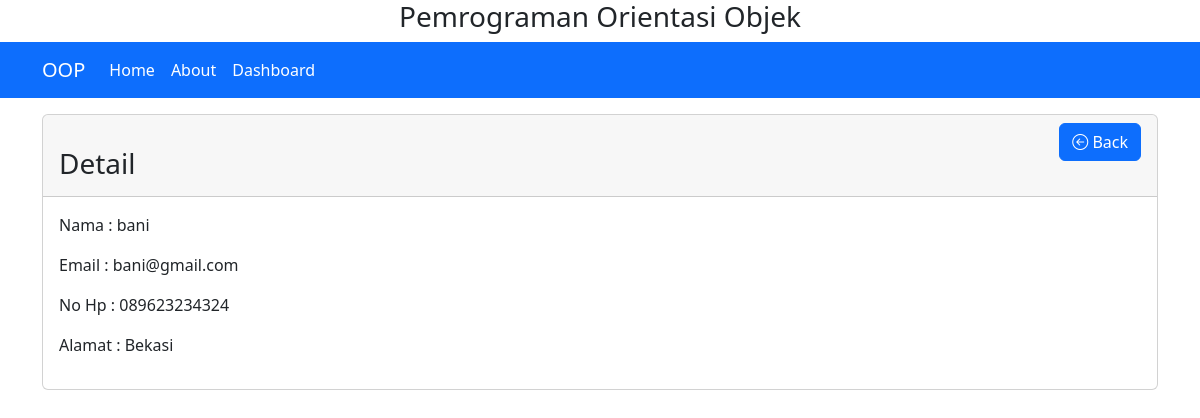
Page /?page=detail&id=31 on the committed database.
### tables this page shows
CREATE TABLE `contact` (
  `id` int(11) NOT NULL,
  `nama` varchar(100) NOT NULL,
  `email` varchar(100) NOT NULL,
  `alamat` varchar(200) NOT NULL,
  `nomor_hp` varchar(100) NOT NULL
);

### halaman/action.php (called while the page is built, shortened)
<?php
class Aksi
{
  private $servername = "localhost";
  private $username = "root";
  private $password = "";
  private $dbname = "crud";
  protected $conn;
  function __construct()
  {
    if (!isset($this->conn)) {
      $this->conn = new mysqli(
        $this->servername,
        $this->username,
        $this->password,
        $this->dbname
      );
    }
    return $this->conn;
  }
  public function detail($id)
  {
    $data = null;
    $query = "SELECT * FROM contact WHERE id = '$id'";
    if ($sql = $this->conn->query($query)) {
      while ($row = $sql->fetch_assoc()) {
        $data = $row;
      }
    }
    return $data;
  }
}

### halaman/detail.php (the view)
<div class="container">
  <div class="card mt-3">
    <div class="card-header">
      <a href="?page=home" class="btn btn-primary mx-auto float-end"><i class="bi bi-arrow-left-circle"></i> Back</a>
      <br>
      <h3 class="float-start">Detail</h3>
    </div>
    <div class="card-body">
      <?php
      include 'action.php';
      $aksi = new Aksi();
      $id = $_REQUEST['id'];
      $rows = $aksi->detail($id);
      if (!empty($rows)) {
      ?>
        <p>Nama : <?php echo $rows['nama']; ?></p>
        <p>Email : <?php echo $rows['email']; ?></p>
        <p>No Hp : <?php echo $rows['nomor_hp']; ?></p>
        <p>Alamat : <?php echo $rows['alamat']; ?></p>
      <?php
      } else {
        echo "No data";
      }
      ?>
    </div>
  </div>
</div>

### rows in the picture
contact: nama "bani", email "bani@gmail.com", nomor_hp "089623234324", alamat "Bekasi"
